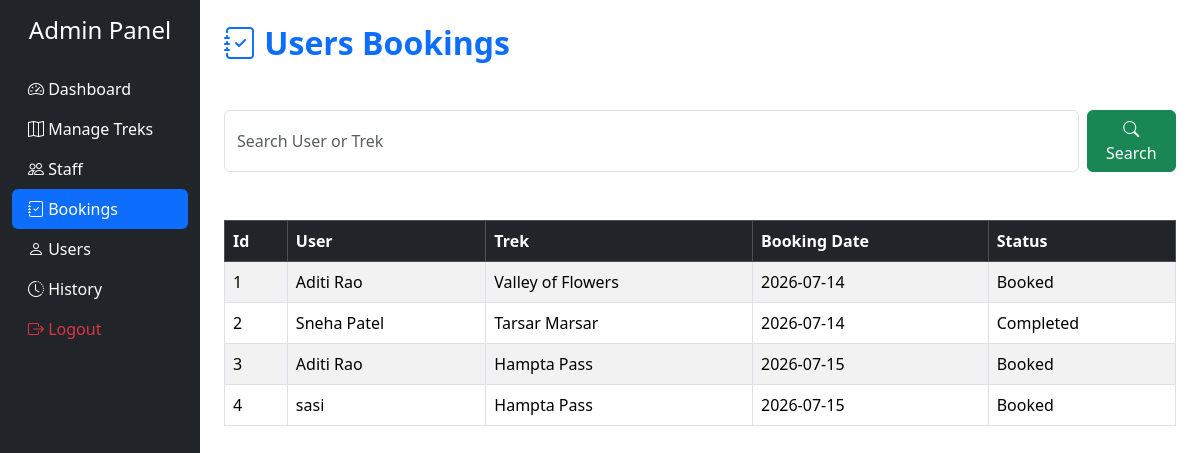
/admin/bookings (signed in), run on the app's committed database.
### app.py (models this page shows)
class Booking(db.Model) :
    __tablename__="booking"
    id = db.Column(db.Integer, primary_key=True)
    user_id = db.Column(db.Integer, db.ForeignKey("user.id"), nullable=False)
    trek_id = db.Column(db.Integer, db.ForeignKey("trek.id"), nullable=False)
    booking_date = db.Column(db.Date, nullable=False)
    status = db.Column(db.String(50), default="Pending")
    user = db.relationship('User')
    trek = db.relationship('Trek')

class User(db.Model) :
    __tablename__ = "user"
    id = db.Column(db.Integer, primary_key=True)
    name = db.Column(db.String(100), nullable=False)
    email = db.Column(db.String(100), unique=True, nullable=False)
    password = db.Column(db.String(250), nullable=False)
    role = db.Column(db.String(15), nullable=False)
    contact = db.Column(db.String(15), nullable=False)
    approved = db.Column(db.Boolean, default=False)
    blacklisted = db.Column(db.Boolean, default=False)

class Trek(db.Model) :
    __tablename__="trek"
    id = db.Column(db.Integer, primary_key=True)
    trek_name = db.Column(db.String(100), nullable=False)
    location = db.Column(db.String(500), nullable=False)
    difficulty = db.Column(db.String(20), nullable=False) # Easy / Moderate / Hard
    duration = db.Column(db.Integer, nullable=False)  # In Days
    available_slots = db.Column(db.Integer, nullable=False)
    total_slots = db.Column(db.Integer, nullable=False)
    start_date = db.Column(db.Date, nullable=False)
    end_date = db.Column(db.Date, nullable=False)
    desc = db.Column(db.Text)
    status = db.Column(db.String(50), nullable=False)
    assigned_staff_id = db.Column(db.Integer , db.ForeignKey("user.id"))
    bookings = db.relationship("Booking")
    staff = db.relationship("User",foreign_keys=[assigned_staff_id])

### app.py (the view)
@app.route("/admin/bookings")
def bookings():
    if "user_id" not in session or session.get("user_role") != "admin":
        return redirect(url_for("login"))
    search = request.args.get("search")
    if search:
        bookings_all = Booking.query.all()
        filtered_bookings = []
        for booking in bookings_all :
            user = User.query.filter_by(id=booking.user_id).first()
            trek = Trek.query.filter_by(id=booking.trek_id).first()
            if (search.lower() in user.name.lower() or
                search.lower() in trek.trek_name.lower()):
                filtered_bookings.append(booking)
        bookings_all=filtered_bookings
    else:
        bookings_all=Booking.query.all()
    return render_template('admin/bookings.html', bookings_all=bookings_all, User=User, Trek=Trek)

### app.py (called while the page is built)
@app.after_request  ##----->>>> for the website cache memory to be flused out
def add_header(response):
    response.headers["Cache-Control"] = "no-cache, no-store, must-revalidate"
    response.headers["Pragma"] = "no-cache"
    response.headers["Expires"] = "0"
    return response

### templates/admin/bookings.html (shortened to what this page needs)
{% extends 'base.html' %}
{% block body %}
<div class="container-fluid">
    <div class="row">
        <div class="col-md-2 bg-dark min-vh-100">
            <h4 class="text-white text-center mt-3">
                Admin Panel
            </h4>
            <div class="nav flex-column mt-4">
                <a href="{{ url_for('admin_dashboard') }}" class="nav-link text-white">
                    <i class="bi bi-speedometer2"></i> Dashboard
                </a>
                <a href="{{ url_for('manage_treks') }}" class="nav-link text-white">
                    <i class="bi bi-map"></i> Manage Treks
                </a>
                <a href="{{ url_for('manage_staff') }}" class="nav-link text-white">
                    <i class="bi bi-people"></i> Staff
                </a>
                <a href="{{ url_for('bookings') }}" class="nav-link bg-primary text-white rounded">
                    <i class="bi bi-journal-check"></i> Bookings
                </a>
                <a href="{{ url_for('manage_users') }}" class="nav-link text-white">
                    <i class="bi bi-person"></i> Users
                </a>
                <a href="{{ url_for('admin_history') }}" class="nav-link text-white">
                    <i class="bi bi-clock-history"></i> History
                </a>
                <a href="{{ url_for('logout') }}" class="nav-link text-danger">
                    <i class="bi bi-box-arrow-right"></i> Logout
                </a>
            </div>
        </div>
        <div class="col-md-10">
            <div class="container mt-4">
                <h2 class="fw-bold text-primary"><i class="bi bi-journal-check"></i> Users Bookings</h2>
                <form method="GET" action="{{ url_for('bookings') }}" class="d-flex my-5">
                    <input type="text" class="form-control me-2" name="search" placeholder="Search User or Trek">
                    <button class="btn btn-success" type="submit"><i class="bi bi-search"></i>
                        Search
                    </button>
                </form>
                <table class="table table-bordered table-hover table-striped">
                    <thead class="table-dark">
                        <tr>
                            <th scope="col">Id</th>
                            <th scope="col">User</th>
                            <th scope="col">Trek</th>
                            <th scope="col">Booking Date</th>
                            <th scope="col">Status</th>
                        </tr>
                    </thead>
                    <tbody>
                        {% for booking in bookings_all %}
                        <tr>
                            <td>{{booking.id}}</td>
                            <td>{{booking.user.name}}</td>
                            <td>{{booking.trek.trek_name}}</td>
                            <td>{{booking.booking_date}}</td>
                            <td>{{booking.status}}</td>
                        </tr>
                        {% endfor %}
                    </tbody>
                </table>
            </div>
        </div>
    </div>
</div>
{% endblock %}

### templates/base.html (style rules this page uses)
.nav-link { transition:0.3s; }

### data on the page
Booking: id "1", user.name "Aditi Rao", trek.trek_name "Valley of Flowers", booking_date "2026-07-14", status "Booked"
Booking: id "2", user.name "Sneha Patel", trek.trek_name "Tarsar Marsar", booking_date "2026-07-14", status "Completed"
Booking: id "3", user.name "Aditi Rao", trek.trek_name "Hampta Pass", booking_date "2026-07-15", status "Booked"
Booking: id "4", user.name "sasi", trek.trek_name "Hampta Pass", booking_date "2026-07-15", status "Booked"
